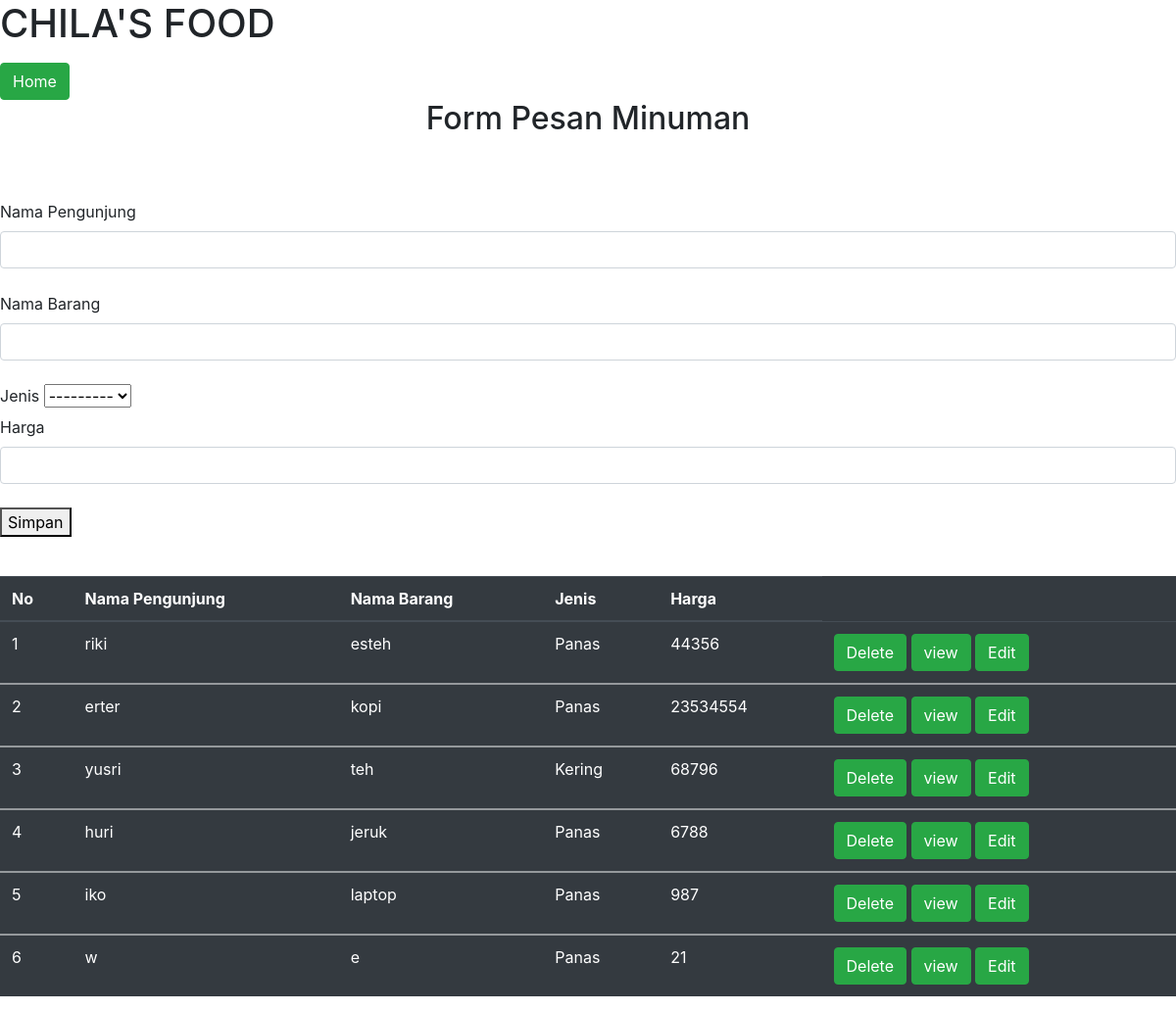
The page /minuman/ on the database as committed earlier.
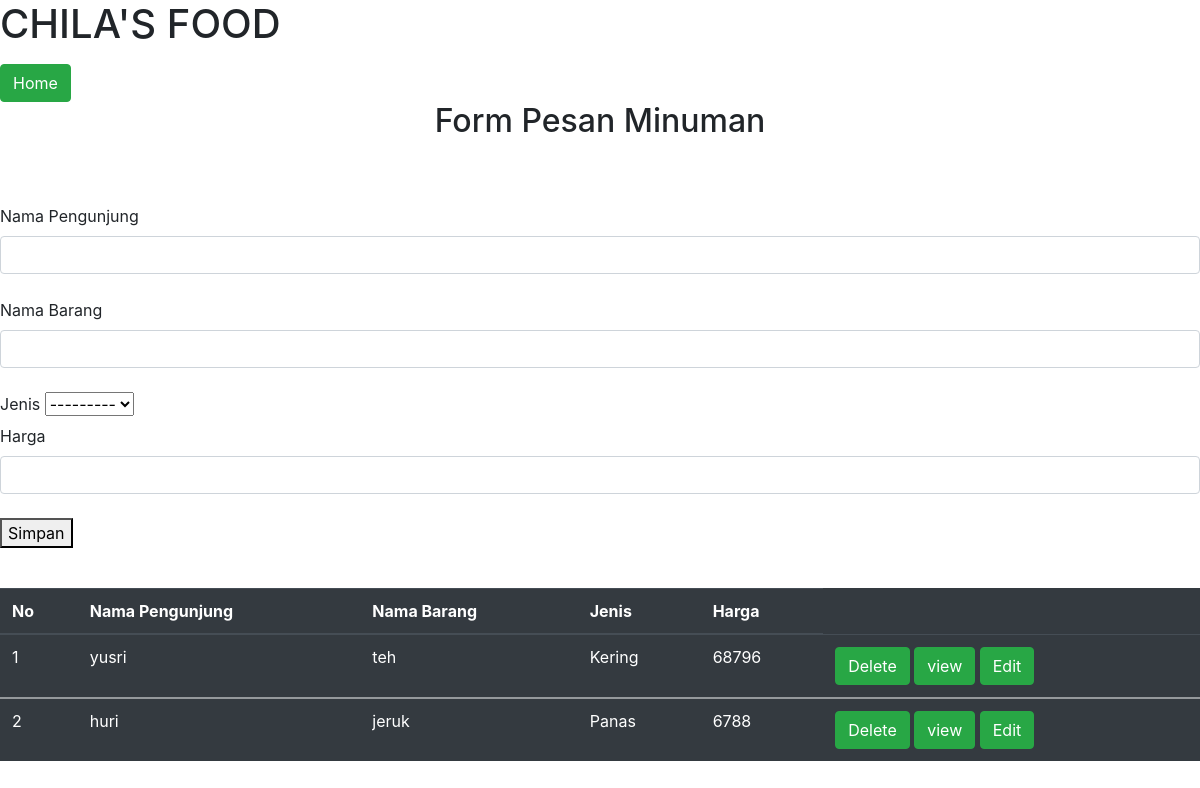
The same page on the database as committed later.
### food/models.py (models this page shows)
class minuman(models.Model):
    np = models.TextField(max_length=200)
    jenis = models.TextField(max_length=200)
    nama = models.TextField()
    harga = models.IntegerField()

### food/views.py (the view, shortened to what this page needs)
# urls.py: path('minuman/', views.minuman, name='minuman'),
def minuman(request):
    data2 = models.minuman.objects.all()
    return render(request,'minuman.html', {
        'isi':data2
        })

### food/templates/minuman.html (shortened to what this page needs)
<html>
<head>
    <link rel="stylesheet" href="https://cdn.jsdelivr.net/npm/bootstrap@4.6.0/dist/css/bootstrap.min.css">
</head>
<body>
    <div class= "form">
        <form action="" method="POST">
            <label for="name"><h1>CHILA'S FOOD</h4></label>
            <br>
            <a type="submit" class="btn btn-success" href="{% url 'home' %}">Home</a>
            <h2><p style="text-align:center">Form Pesan Minuman</p></h2>
            <br>
            <br>
            <label for="np">Nama Pengunjung</label>
            <input type="text" class="form-control" name="np">
            <br>
            <label for="makanan">Nama Barang</label>
            <input type="text" class="form-control" name="nama">
            <br>
            <label for="jenis">Jenis</label>
            <select name="jenis" required id="jenis" value="selected" >
              <option value="selected" >---------</option>
            </select>
            <br>
            <label for="makanan">Harga</label>
            <input type="number" class="form-control" name="harga">
            <br>
            <button type="submit" >Simpan </button>
        </form>
    </div>
    <br>
    <table class="table table-dark">
        <thead>
          <tr>
            <th scope="col">No</th>
            <th scope="col">Nama Pengunjung</th>
            <th scope="col">Nama Barang</th>
            <th scope="col">Jenis</th>
            <th scope="col">Harga</th>
          </tr>
        </thead>
        {% for z in isi %}
        <tbody>
          <tr>
            <td>{{forloop.counter}}</td>
            <td>{{z.np}}</td>
            <td>{{z.nama}}</td>
            <td>{{z.jenis}}</td>
            <td>{{z.harga}}</td>
            <td>
                <a type="submit" class="btn btn-success" href="/minuman/{{z.id}}/delete/">Delete</a>
                <a type="submit" class="btn btn-success" href="/minuman/{{z.id}}/detail/">view</a>
                <a type="submit" class="btn btn-success" href="/minuman/{{z.id}}/update/">Edit</a>
            </td>
          </tr>
        </tbody>
        {% endfor %}
      </table>
    </body>
  </head>
</html>

Rows that differ between the two databases and show on the page:
removed minuman: np "riki", nama "esteh", jenis "Panas", harga "44356"
removed minuman: np "erter", nama "kopi", jenis "Panas", harga "23534554"
removed minuman: np "iko", nama "laptop", jenis "Panas", harga "987"
removed minuman: np "w", nama "e", jenis "Panas", harga "21"
